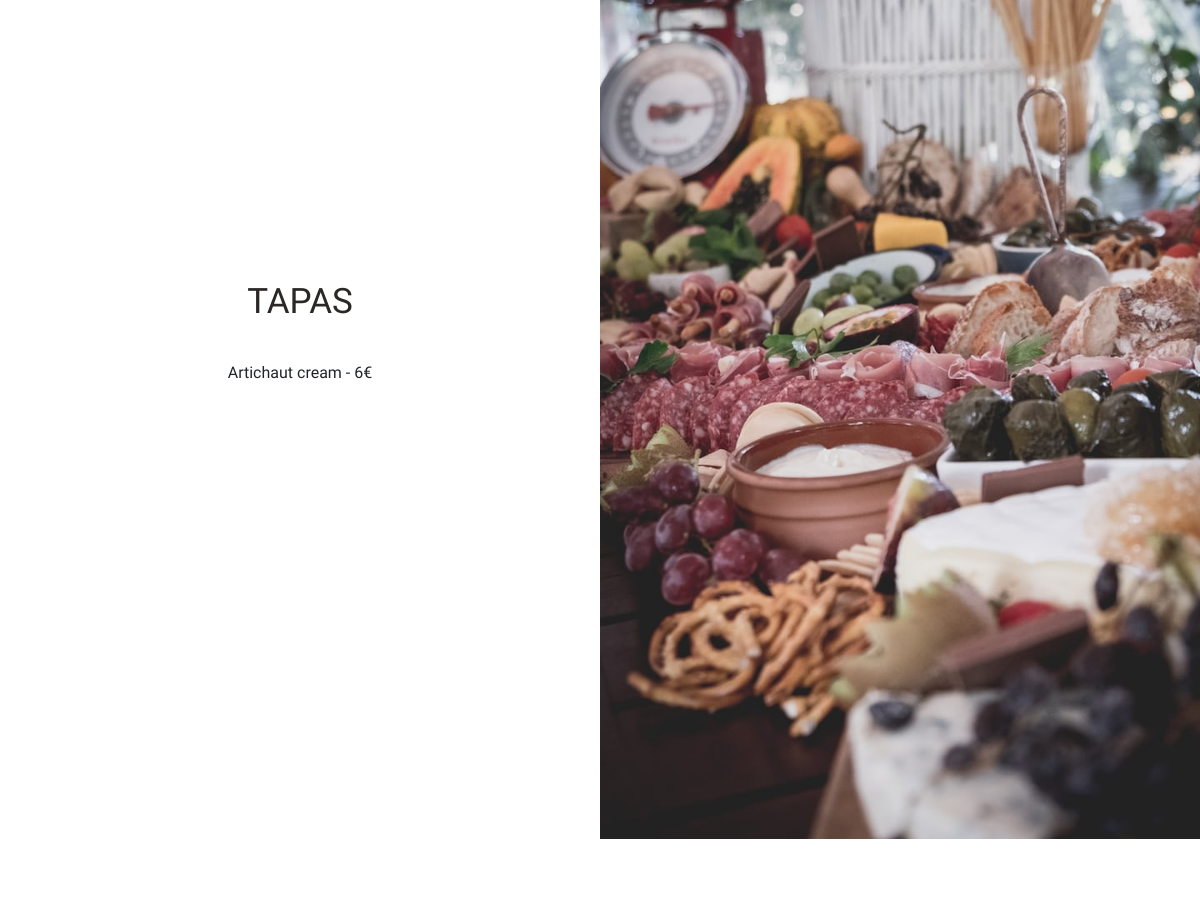
The page /language/EN/ (middle part) on the database as committed earlier.
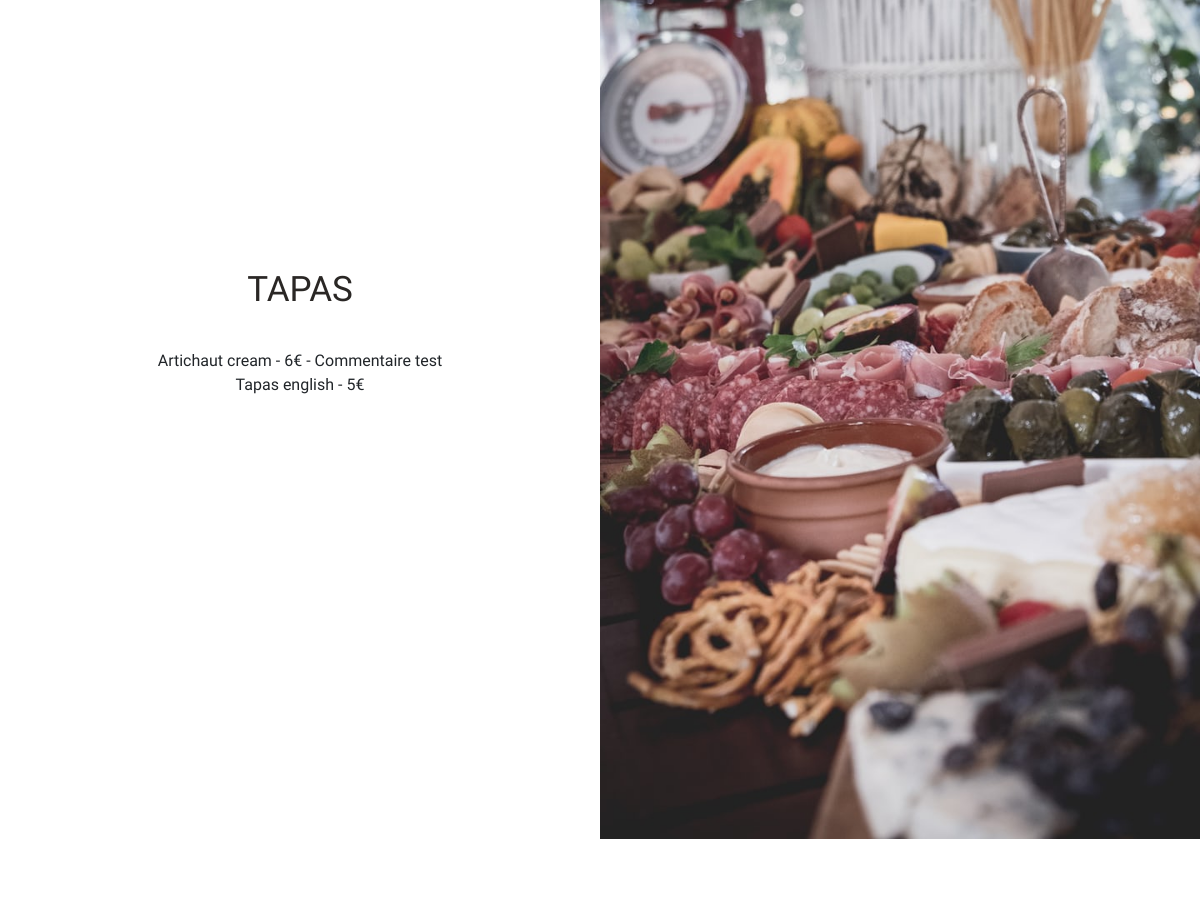
The same page on the database as committed later.
### etna/core/models.py (models this page shows, shortened)
class Tapas(models.Model):
    nom = models.CharField(max_length=100, unique=True)
    prix = models.FloatField(
        validators=[MinValueValidator(0), MaxValueValidator(1000)])
    ordre = models.IntegerField(validators=[
                                MinValueValidator(0), MaxValueValidator(100)], default=1)
    commentaires = models.TextField(max_length=100, null=True, blank=True)
    langue = models.CharField(max_length=100, choices=LANGUAGES, default='FR')

### etna/core/views.py (the view)
# urls.py: path('', views.index, name='index'),
def index(request, language=''):
    template = loader.get_template('index.html')
    if not language:
      language='FR'
    try:
      restaurant_presentation = TexteDePresentation.objects.get(
          type_de_texte='RESTAURANT', langue=language)
    except TexteDePresentation.DoesNotExist:
      restaurant_presentation = None
    try:
      wine_presentation = TexteDePresentation.objects.get(type_de_texte='WINE', langue=language)
    except TexteDePresentation.DoesNotExist:
      wine_presentation = None
    try:
      tapas_courses = list(Tapas.objects.all())
      tapas_courses = list(filter(lambda tapas: tapas.langue == language, tapas_courses))
      tapas_courses.sort(key=lambda tapas: tapas.ordre)
    except Tapas.DoesNotExist:
      tapas_courses = None
    if language == 'EN':
      language = 'FR'
    else:
      language = 'EN'
    context = {
      'enabled': True,
      'methodology': True,
      'restaurant_presentation': restaurant_presentation,
      'wine_presentation': wine_presentation,
      'tapas_courses': tapas_courses,
      'language': language,
    }
    return HttpResponse(template.render(context, request))

### etna/core/templates/index.html (shortened to what this page needs)
<!DOCTYPE HTML>
<html lang="fr">
<head>
  {% load static %}
  <link rel="stylesheet" type="text/css" href="{% static 'style/bootstrap/css/bootstrap.min.css' %}">
  <link rel="stylesheet" type="text/css" href="{% static 'style/main.css' %}">
  <link rel="stylesheet" type="text/css" href="{% static 'fontawesome/fontawesome.min.css' %}">
  <link rel="stylesheet" type="text/css" href="{% static 'fontawesome/all.css' %}">
  <link href='https://api.tiles.mapbox.com/mapbox-gl-js/v1.11.0/mapbox-gl.css' rel='stylesheet' />
</head>
<body style="overflow-x: hidden; overflow-y: auto">
  {% include 'menu.html' %}
  {% include 'plan.html' %}
</body>
</html>

### etna/core/templates/menu.html (shortened to what this page needs)
{% load static %}
<div class="container-fluid bg-white py-3 mb-2 px-0 ls-1">
  <div class="row no-gutters pb-4 justify-content-center">
    <div class="col-lg-6 col-xs-12 p-2 text-center my-auto">
      <div class="row no-gutters justify-content-center">
        <div class="col-12 col-lg-10 p-2 text-center">
          <p class="paragraph-title">{% if language == 'EN'%}Les {% endif %}Tapas</p>
        </div>
      </div>
      <div class="row no-gutters justify-content-center">
        <div class="col-12 col-lg-10 p-2 text-center">
          <ul class="tapas-list">
            {% for tapas in tapas_courses %}
              <li class="text-center tapas-item">{{ tapas.nom }} - {{ tapas.prix|floatformat }}€{% if tapas.commentaires %} - {{ tapas.commentaires }}{% endif %}</li>
            {% endfor %}
          </ul>
        </div>
      </div>
    </div>
    <div class="col-lg-6 p-2 text-center tapas-image"></div>
  </div>
</div>

Rows that differ between the two databases and show on the page:
changed Tapas "Artichaut cream": commentaires (not shown) → "Commentaire test"
added Tapas: nom "Tapas english", prix "5"
